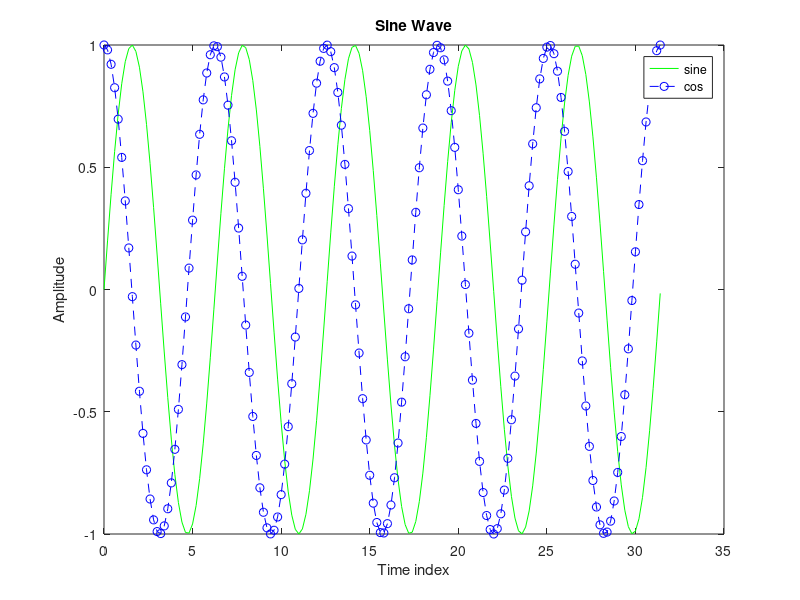

This chart was generated by the following MATLAB code:
clc;
clear all;
x=0:0.2:10*pi;
y=sin(x);
z=cos(x);

plot(x,y,'g',x,z,'b--o')
xlabel('Time index')
ylabel('Amplitude')
title('Sine Wave')
legend('sine','cos')